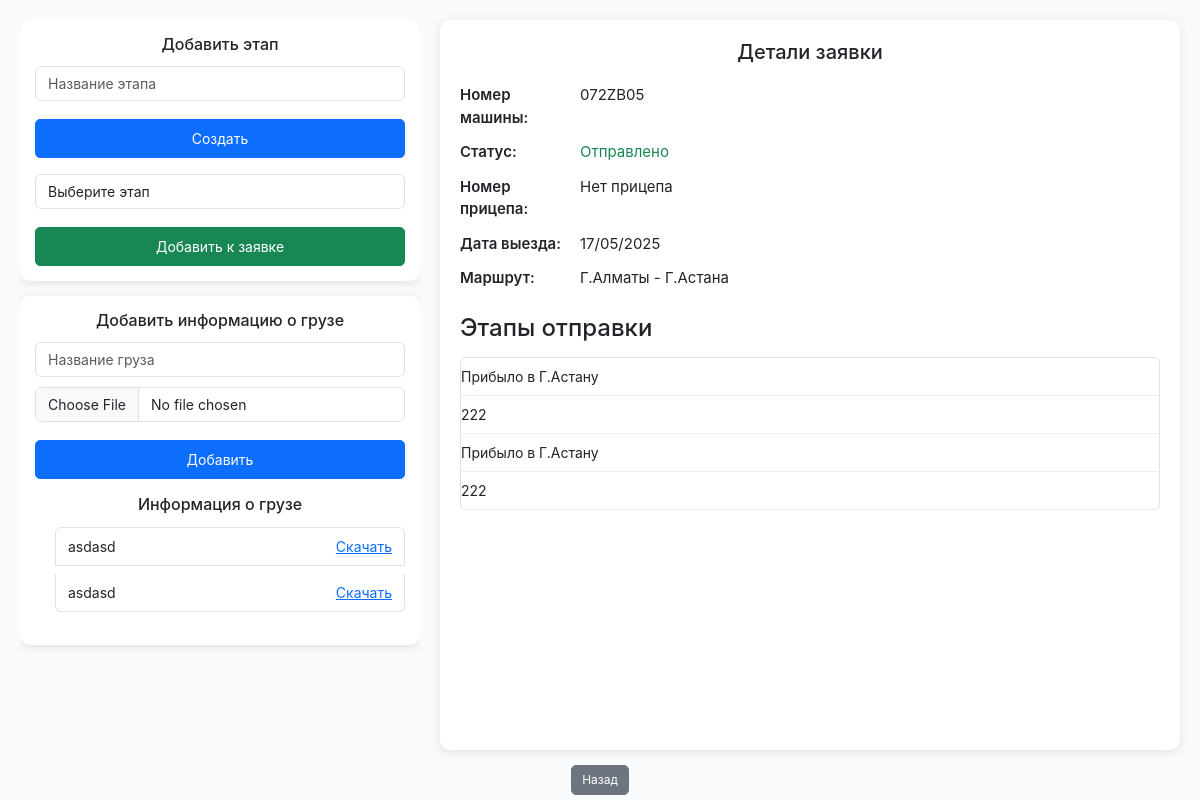
The app's page /tracking/details/7/ with its own data.
### visas/models.py (models this page shows, shortened)
class CargoInfo(models.Model):
    tracking_request = models.ForeignKey(TrackingRequest, on_delete=models.CASCADE, related_name="cargo_infos")
    name = models.CharField(max_length=255, verbose_name="Название груза")
    file = models.FileField(upload_to="cargo_files/", verbose_name="Файл груза")

class TrackingRequest(models.Model):
    STATUS_CHOICES = [
        ('Отправлено', 'Отправлено'),
        ('Доставлен', 'Доставлен'),
    ]
    vehicle = models.ForeignKey("CarNumber", on_delete=models.SET_NULL, null=True, verbose_name="Машина")
    status = models.CharField(max_length=20, choices=STATUS_CHOICES, verbose_name="Статус", blank=True, null=True)
    departure = models.CharField(max_length=100, verbose_name="Место отправки")
    destination = models.CharField(max_length=100, verbose_name="Место получения")
    departure_date = models.DateField(verbose_name="Дата выезда", null=True, blank=True)
    created_at = models.DateTimeField(auto_now_add=True, verbose_name="Дата создания")
    is_archived = models.BooleanField(default=False, verbose_name="В архиве")

class CarNumber(models.Model):
    number = models.CharField(max_length=20, unique=True, verbose_name="Номер машины")

class Stage(models.Model):
    tracking_request = models.ForeignKey(TrackingRequest, on_delete=models.CASCADE, related_name="stages")
    template = models.ForeignKey(StageTemplate, on_delete=models.PROTECT, verbose_name="Шаблон этапа", blank=True, null=True)

class StageTemplate(models.Model):
    name = models.CharField(max_length=255, unique=True, verbose_name="Название шаблона этапа")

### visas/views.py (the view)
# urls.py: path('tracking/details/<int:tracking_id>/', tracking_detail, name='tracking_detail'),
def tracking_detail(request, tracking_id):
    tracking = get_object_or_404(TrackingRequest, id=tracking_id)
    stages = Stage.objects.filter(tracking_request=tracking)
    cargo_infos = CargoInfo.objects.filter(tracking_request=tracking)
    stage_templates = StageTemplate.objects.all()
    return render(request, 'visas/tracking_details.html', {
        'tracking': tracking,
        'stages': stages,
        'cargo_infos': cargo_infos,
        'stage_templates': stage_templates
    })

### visas/templates/visas/tracking_details.html (shortened to what this page needs)
<!DOCTYPE html>
<html lang="ru">
<head>
    <link rel="stylesheet" href="https://cdn.jsdelivr.net/npm/bootstrap@5.3.0/dist/css/bootstrap.min.css">
</head>
<body>
    <div class="main-container">
        <div class="left-column">
            <div class="section">
                <h5>Добавить этап</h5>
                <form id="add-stage-template-form">
                    <input type="text" name="stage_name" id="new_stage_name" class="form-control" placeholder="Название этапа">
                    <button type="submit" class="btn btn-primary mt-2">Создать</button>
                </form>
                <form id="add-stage-from-template-form" class="mt-3">
                    <select name="template_id" id="stage_template" class="form-control">
                        <option value="">Выберите этап</option>
                    </select>
                    <button type="submit" class="btn btn-success mt-2">Добавить к заявке</button>
                </form>
            </div>
            <div class="section">
                <h4>Добавить информацию о грузе</h4>
                <form id="add-cargo-form" enctype="multipart/form-data">
                    <input type="text" name="name" id="cargo_name" class="form-control" placeholder="Название груза" required>
                    <input type="file" name="file" id="cargo_file" class="form-control mt-2" required>
                    <button type="submit" class="btn btn-primary mt-2">Добавить</button>
                </form>
                <h4 class="mt-3">Информация о грузе</h4>
                <ul class="list-group" id="cargo-list">
                    {% for cargo in cargo_infos %}
                        <li class="list-group-item d-flex justify-content-between align-items-center">
                            <span class="text-truncate" style="max-width: 180px;">{{ cargo.name }}</span>
                            <a href="{{ cargo.file.url }}" target="_blank">Скачать</a>
                        </li>
                    {% endfor %}
                </ul>
            </div>
        </div>
        <div class="right-column">
            <div class="details-block">
                <h2>Детали заявки</h2>
                <p><strong>Номер машины:</strong> <span>{{ tracking.vehicle.number }}</span></p>
                <p><strong>Статус:</strong> <span class="text-success">{{ tracking.status|default:"Нет статуса" }}</span></p>
                <p><strong>Номер прицепа:</strong>
                    <span>
                        {% if tracking.vehicle.trailer_number %}
                            {{ tracking.vehicle.trailer_number.number }}
                        {% else %}
                            Нет прицепа
                        {% endif %}
                    </span>
                </p>
                <p><strong>Дата выезда:</strong> <span>{{ tracking.departure_date|date:"d/m/Y"|default:"--/--/----" }}</span></p>
                <p><strong>Маршрут:</strong> <span>{{ tracking.departure }} - {{ tracking.destination }}</span></p>
                <h4 class="mt-4">Этапы отправки</h4>
                <ul class="list-group">
                    {% for stage in stages %}
                        <li class="list-group-item">{{ stage.template.name }}</li>
                    {% endfor %}
                </ul>
            </div>
        </div>
    </div>
    <div class="back-btn">
        <a href="{% url 'tracking_list' %}" class="btn btn-secondary">Назад</a>
    </div>
</body>
</html>

### visas/templates/visas/tracking_details.html (style rules this page uses)
body { font-family: 'Inter', sans-serif; margin: 0; padding: 20px; background-color: #f9fafb; height: 100vh; overflow: hidden; }
.main-container { display: flex; height: calc(100vh - 70px); gap: 20px; }
.left-column { width: 400px; display: flex; flex-direction: column; gap: 15px; overflow-y: auto; }
.right-column { flex: 1; display: flex; flex-direction: column; }
.section { background-color: white; padding: 15px; border-radius: 10px; box-shadow: 0px 2px 10px rgba(0, 0, 0, 0.1); width: 100%; }
.section h4, .section h5 { font-size: 16px; margin-bottom: 12px; text-align: center; }
.section ul { padding-left: 20px; margin-bottom: 10px; }
.section ul li { margin-bottom: 8px; font-size: 14px; }
.form-control { margin-bottom: 10px; font-size: 14px; }
.btn { padding: 8px 12px; font-size: 14px; border-radius: 5px; width: 100%; }
.details-block { background-color: white; padding: 20px; border-radius: 10px; box-shadow: 0px 2px 10px rgba(0, 0, 0, 0.1); height: 100%; }
.details-block h2 { font-size: 20px; text-align: center; margin-bottom: 20px; }
.details-block p { margin-bottom: 12px; font-size: 15px; display: flex; }
.details-block p strong { font-weight: 600; width: 120px; display: inline-block; }
.details-block p span { flex: 1; }
.details-block ul { padding-left: 0; margin-top: 15px; }
.details-block ul li { list-style-type: none; padding: 8px 0; border-bottom: 1px solid #eee; font-size: 14px; }
.back-btn { margin-top: 15px; text-align: center; }
.back-btn .btn { width: auto; padding: 5px 10px; font-size: 12px; }
.list-group-item { padding: 8px 12px; font-size: 14px; }
#cargo-list { max-height: 150px; overflow-y: auto; }

### records on screen
CargoInfo: name "asdasd"
CargoInfo: name "asdasd"
TrackingRequest: vehicle.number "072ZB05", status "Отправлено", departure_date "17/05/2025", departure "Г.Алматы", destination "Г.Астана"
Stage: template.name "Прибыло в Г.Астану"
Stage: template.name "222"
Stage: template.name "Прибыло в Г.Астану"
Stage: template.name "222"
